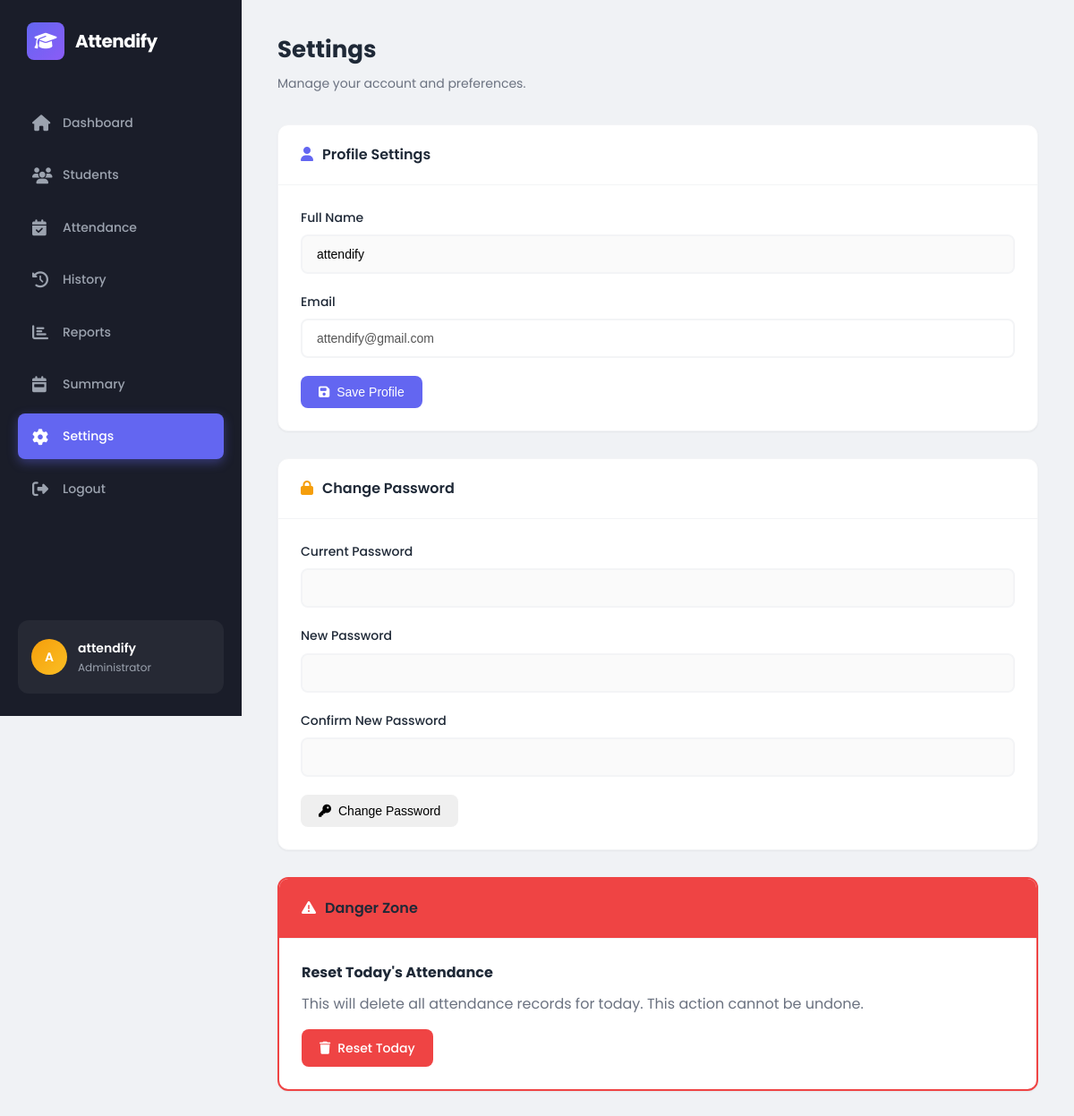
The app's page /settings (signed in) with its own data.
### tables this page shows
CREATE TABLE users (
    id INTEGER PRIMARY KEY AUTOINCREMENT,
    name TEXT,
    email TEXT UNIQUE,
    password TEXT
);

### app.py (the view, shortened to what this page needs)
@app.route("/settings", methods=["GET", "POST"])
def settings():
    if "user_id" not in session:
        return redirect("/")
    error = None
    success = None
    conn = sqlite3.connect("attendance.db", timeout=10)
    cursor = conn.cursor()
    cursor.execute("SELECT name, email FROM users WHERE id=?", (session["user_id"],))
    user = cursor.fetchone()
    conn.close()
    return render_template("settings.html", user=user, error=error, success=success)

### templates/settings.html (shortened to what this page needs)
<!DOCTYPE html>
<html lang="en">
<head>
    <link rel="stylesheet" href="{{ url_for('static', filename='css/style.css') }}">
    <link rel="stylesheet" href="https://cdnjs.cloudflare.com/ajax/libs/font-awesome/6.4.0/css/all.min.css">
</head>
<body>
<div class="app">
    <div class="sidebar">
        <div class="logo-area">
            <div class="icon"><i class="fas fa-graduation-cap"></i></div>
            <h1>Attendify</h1>
        </div>
        <nav>
            <a href="/dashboard">
                <i class="fas fa-home icon"></i>
                <span>Dashboard</span>
            </a>
            <a href="/students">
                <i class="fas fa-users icon"></i>
                <span>Students</span>
            </a>
            <a href="/attendance">
                <i class="fas fa-calendar-check icon"></i>
                <span>Attendance</span>
            </a>
            <a href="/history">
                <i class="fas fa-history icon"></i>
                <span>History</span>
            </a>
            <a href="/reports">
                <i class="fas fa-chart-bar icon"></i>
                <span>Reports</span>
            </a>
            <a href="/summary">
                <i class="fas fa-calendar-week icon"></i>
                <span>Summary</span>
            </a>
            <a href="/settings" class="active">
                <i class="fas fa-cog icon"></i>
                <span>Settings</span>
            </a>
            <a href="/logout">
                <i class="fas fa-sign-out-alt icon"></i>
                <span>Logout</span>
            </a>
        </nav>
        <div class="user-info">
            <div class="avatar">{{ session.get('user_name', 'U')[0].upper() }}</div>
            <div class="details">
                <div class="name">{{ session.get('user_name', 'User') }}</div>
                <div class="role">Administrator</div>
            </div>
        </div>
    </div>
    <div class="main">
        <div class="page-header">
            <h2>Settings</h2>
            <p>Manage your account and preferences.</p>
        </div>
        <div class="content-card" style="margin-bottom: 30px;">
            <div class="card-header">
                <h3><i class="fas fa-user" style="color: var(--primary); margin-right: 10px;"></i>Profile Settings</h3>
            </div>
            <div class="card-body">
                <form method="POST">
                    <div class="form-group">
                        <label>Full Name</label>
                        <input type="text" name="name" value="{{ user[0] }}" required>
                    </div>
                    <div class="form-group">
                        <label>Email</label>
                        <input type="email" value="{{ user[1] }}" disabled style="background: var(--light);">
                    </div>
                    <button type="submit" class="btn btn-primary">
                        <i class="fas fa-save"></i> Save Profile
                    </button>
                </form>
            </div>
        </div>
        <div class="content-card" style="margin-bottom: 30px;">
            <div class="card-header">
                <h3><i class="fas fa-lock" style="color: var(--warning); margin-right: 10px;"></i>Change Password</h3>
            </div>
            <div class="card-body">
                <form method="POST">
                    <div class="form-group">
                        <label>Current Password</label>
                        <input type="password" name="current_password" required>
                    </div>
                    <div class="form-group">
                        <label>New Password</label>
                        <input type="password" name="new_password" required>
                    </div>
                    <div class="form-group">
                        <label>Confirm New Password</label>
                        <input type="password" name="confirm_password" required>
                    </div>
                    <button type="submit" class="btn btn-warning">
                        <i class="fas fa-key"></i> Change Password
                    </button>
                </form>
            </div>
        </div>
        <div class="content-card" style="border: 2px solid var(--danger);">
            <div class="card-header" style="background: var(--danger);">
                <h3><i class="fas fa-exclamation-triangle" style="color: white; margin-right: 10px;"></i>Danger Zone</h3>
            </div>
            <div class="card-body">
                <h4 style="margin-bottom: 10px;">Reset Today's Attendance</h4>
                <p style="color: var(--muted); margin-bottom: 15px;">This will delete all attendance records for today. This action cannot be undone.</p>
                <a href="/reset-today" class="btn btn-danger">
                    <i class="fas fa-trash"></i> Reset Today
                </a>
            </div>
        </div>
    </div>
</div>
</body>
</html>

### static/css/style.css (style rules this page uses)
:root { --bg-main: #f0f2f5; --bg-sidebar: #1a1d29; --card-bg: #ffffff; --primary: #6366f1; --primary-hover: #4f46e5; --primary-light: #e0e7ff; --dark: #1f2937; --dark-secondary: #374151; --muted: #6b7280; --border: #e5e7eb; --border-light: #f3f4f6; --success: #10b981; --success-light: #d1fae5; --danger: #ef4444; --danger-light: #fee2e2; --warning: #f59e0b; --warning-light: #fef3c7; --shadow-sm: 0 1px 2px rgba(0,0,0,0.05); --shadow-md: 0 4px 6px rgba(0,0,0,0.07); --shadow-lg: 0 10px 25px rgba(0,0,0,0.1); --radius-sm: 8px; --radius-md: 12px; --radius-lg: 16px; }
* { margin: 0; padding: 0; box-sizing: border-box; }
body { font-family: 'Poppins', sans-serif; background: var(--bg-main); color: var(--dark); line-height: 1.6; }
.app { display: flex; min-height: 100vh; }
.sidebar { width: 270px; background: var(--bg-sidebar); color: white; padding: 25px 20px; display: flex; flex-direction: column; position: fixed; height: 100vh; }
.sidebar .logo-area { display: flex; align-items: center; gap: 12px; margin-bottom: 45px; padding: 0 10px; }
.sidebar .logo-area .icon { width: 42px; height: 42px; background: linear-gradient(135deg, var(--primary), #8b5cf6); border-radius: var(--radius-sm); display: flex; align-items: center; justify-content: center; font-size: 20px; }
.sidebar .logo-area h1 { font-size: 20px; font-weight: 700; letter-spacing: -0.5px; }
.sidebar nav { flex: 1; }
.sidebar nav a { display: flex; align-items: center; gap: 12px; color: #9ca3af; text-decoration: none; padding: 14px 16px; border-radius: var(--radius-sm); margin-bottom: 8px; font-size: 14px; font-weight: 500; transition: all 0.2s ease; }
.sidebar nav a .icon { font-size: 18px; width: 22px; }
.sidebar nav a.active { background: var(--primary); color: white; box-shadow: 0 4px 12px rgba(99, 102, 241, 0.4); }
.sidebar .user-info { padding: 20px 15px; background: rgba(255,255,255,0.05); border-radius: var(--radius-md); display: flex; align-items: center; gap: 12px; }
.sidebar .user-info .avatar { width: 40px; height: 40px; background: linear-gradient(135deg, #f59e0b, #fbbf24); border-radius: 50%; display: flex; align-items: center; justify-content: center; font-weight: 600; font-size: 14px; }
.sidebar .user-info .details .name { font-size: 14px; font-weight: 600; color: white; }
.sidebar .user-info .details .role { font-size: 12px; color: #9ca3af; }
.main { flex: 1; margin-left: 270px; padding: 35px 40px; background: var(--bg-main); min-height: 100vh; }
.page-header { margin-bottom: 35px; }
.page-header h2 { font-size: 26px; font-weight: 700; color: var(--dark); margin-bottom: 5px; }
.page-header p { color: var(--muted); font-size: 14px; }
.content-card { background: var(--card-bg); border-radius: var(--radius-md); box-shadow: var(--shadow-sm); border: 1px solid var(--border-light); overflow: hidden; }
.card-header { padding: 20px 25px; border-bottom: 1px solid var(--border-light); display: flex; justify-content: space-between; align-items: center; }
.card-header h3 { font-size: 16px; font-weight: 600; color: var(--dark); }
.card-body { padding: 25px; }
.btn { display: inline-flex; align-items: center; gap: 8px; padding: 10px 20px; border-radius: var(--radius-sm); font-size: 14px; font-weight: 500; cursor: pointer; transition: all 0.2s ease; text-decoration: none; border: none; }
.btn-primary { background: var(--primary); color: white; }
.btn-danger { background: var(--danger); color: white; }
.form-group { margin-bottom: 20px; }
.form-group label { display: block; font-size: 14px; font-weight: 500; color: var(--dark); margin-bottom: 8px; }
.form-group input, .form-group select { width: 100%; padding: 12px 16px; border-radius: var(--radius-sm); border: 2px solid var(--border-light); font-size: 14px; transition: all 0.3s ease; background: #fafafa; }

### records on screen
users: get "attendify", name "attendify", email "attendify@gmail.com"

### other values on screen
{{ session.get('user_name', 'U')[0].upper() }} "A"
